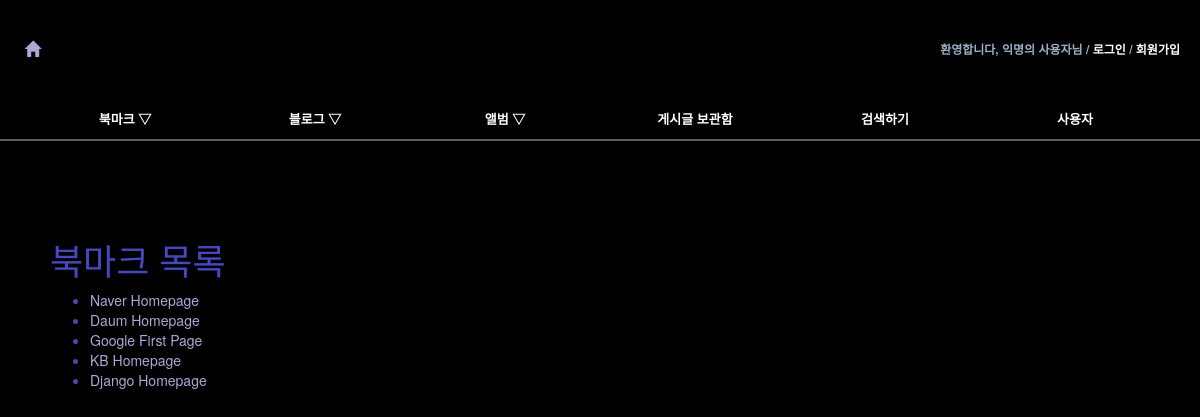
Before: /bookmark/ with the older database file.
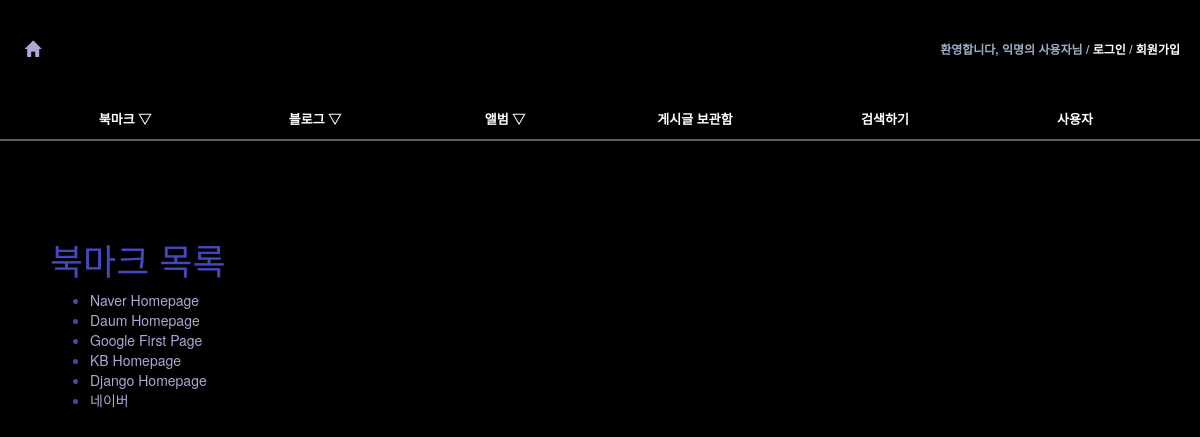
After: the same page with the newer database file.
### bookmark/models.py (models this page shows)
@python_2_unicode_compatible
class Bookmark(models.Model):
    title = models.CharField(max_length=100, blank=True, null=True)
    url = models.URLField('url', unique=True)
    owner = models.ForeignKey(User, null=True)
    def __str__(self):
        return self.title

### bookmark/views.py (the view)
class BookmarkLV(ListView):
    model = Bookmark

### bookmark/templates/bookmark/bookmark_list.html (shortened to what this page needs)
{% extends "base.html" %}
{% block content %}
<div id="content">
    <h1>북마크 목록</h1>
    <ul>
        {% for bookmark in object_list %}
            <li><a href="{% url 'bookmark:detail' bookmark.id %}">{{ bookmark }}</a></li>
        {% endfor %}
    </ul>
</div>
{% endblock %}

### templates/base.html (shortened to what this page needs)
<!DOCTYPE html>
<html lang="ko">
<head>
{% load staticfiles %}
<link rel="stylesheet" type="text/css" href="{% block stylesheet %}{% static "css/base.css" %}{% endblock %}" />
<link rel="stylesheet" type="text/css" href="{% block extrastyle %}{% endblock %}" />
<link href="{% static "css/bootstrap.min.css" %}" rel="stylesheet">
<link rel="stylesheet" href="https://maxcdn.bootstrapcdn.com/bootstrap/3.3.7/css/bootstrap.min.css">
</head>
<body>
<div id="header">
    <h2 class="maintitle"><a href="{% url 'home' %}">&nbsp;<span class="glyphicon glyphicon-home"></span></a></h2>
    {% if user.is_active %}
    <h4 class="welcome">환영합니다,
                <strong>{% firstof user.get_short_name user.get_username %}님</strong> /
                <a href="{% url 'password_change' %}">비밀번호 변경</a> /
                <a href="{% url 'logout' %}">로그아웃</a>
    </h4>
    {% else %}
    <h4 class="welcome">환영합니다, 익명의 사용자님 /
                <a href="{% url 'login' %}">로그인</a> /
                <a href="{% url 'register' %}">회원가입</a>
    </h4>
    {% endif %}
</div>
<div id="menu">
    <li><a href="{% url 'bookmark:index' %}">북마크 ▽</a>
    </li>
    <li><a href="{% url 'blog:index' %}">블로그 ▽</a>
    </li>
    <li><a href="{% url 'photo:index' %}">앨범 ▽</a>
    </li>
    <li><a href="{% url 'blog:post_archive' %}">게시글 보관함</a></li>
    <li><a href="{% url 'blog:search' %}">검색하기</a></li>
    <li><a href="{% url 'admin:index' %}">사용자</a></li>
</div>
{% block content %}{% endblock %}
</body>
</html>

### static/css/base.css (style rules this page uses)
body { font-family: "Lucida Grande", Verdana, Arial, sans-serif; font-size: 14px; }
div#header { position: absolute; top: 0px; left: 0px; height: 100px; width: 100%; display: table; background-image: url("https://upload.wikimedia.org/wikipedia/commons/6/69/NASA-HS201427a-HubbleUltraDeepField2014-20140603.jpg"); }
div#menu { position: absolute; top: 100px; left: 0px; height: 20px; padding:10px; width: 100%; display: table; table-layout: fixed; border-spacing: 40px 0px; background: black; font-size: 13px; border-bottom: solid 2px #5d5d5d; }
div#content { position: absolute; top: 220px; left: 50px; right: 50px }
div#content h1 { color: #4648bf; }
.maintitle { display: table-cell; vertical-align: middle; padding-left: 20px; color: #ffc; font-weight: bold; font-size: 16px; }
.welcome { display: table-cell; vertical-align: middle; text-align: right; padding-right: 20px; color: #9baec8; font-weight: bold; font-size: 12px; }
.welcome a:link, .welcome a:visited { color: white; }
div#menu a:link, div#menu a:visited { color: #ffffff; }
div#menu > li { display: table-cell; vertical-align: middle; border-radius: 25px; text-align: center; font-weight: bold; }
div#menu li { vertical-align: middle; text-align: center; font-weight: bold; }
li { color: #4f44b1; }
a:link, a:visited { color: #a7aad6; text-decoration: none; }

Changed rows visible on the page:
added Bookmark: title "네이버"
